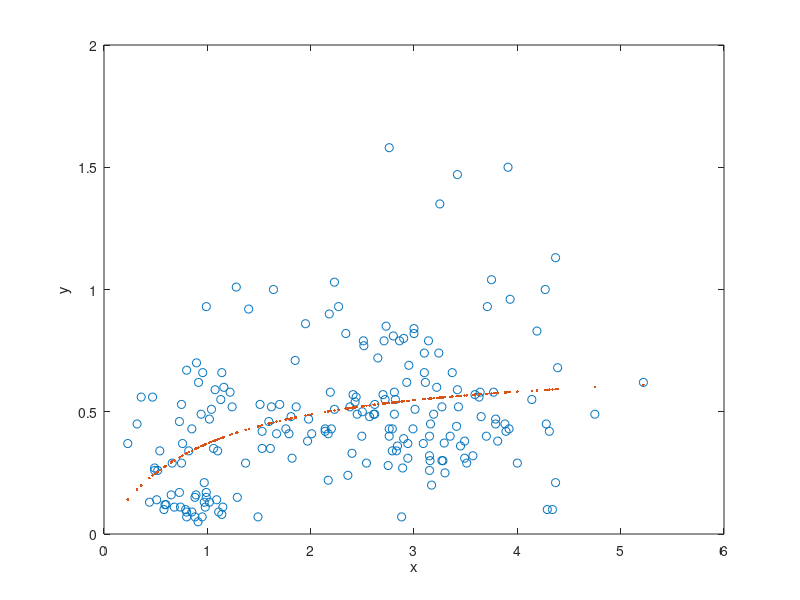
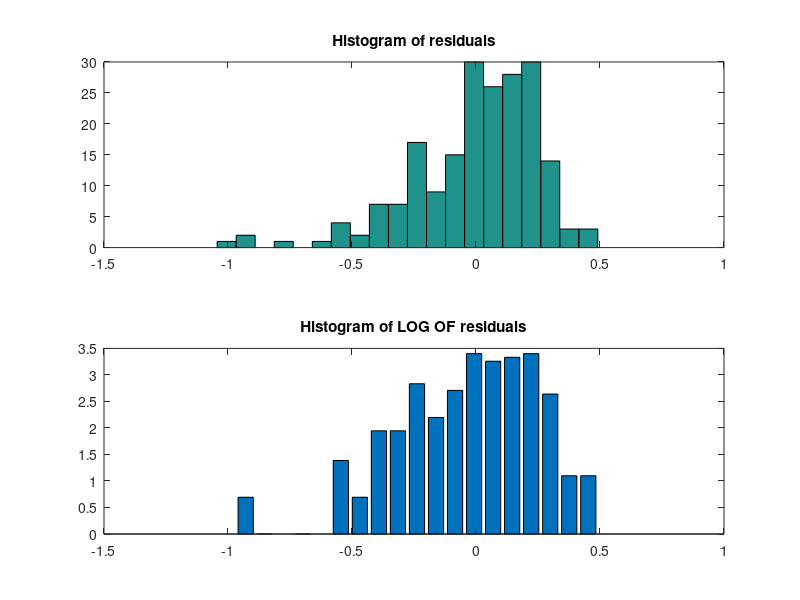

Write the MATLAB code that produced these figures, in order.
function data_fit_demo_mich_mentin

%Note this whole .m file needs to be a "dummy" function file so that
% can use nested functions below


% Looking at the residuals, we do not see guassian distributed error, which
% suggests that Sum Squared Errors is not the best choice for fitting our
% model. We 
    

load EggRatioData.dat

%this data is Y=X+randn
xlist=EggRatioData(:,1); 
ylist=EggRatioData(:,2); 

%want to fit y as a function of x:  y_list_fit = V*xlist./(K+xlist)
%sse is summed square error
V_initial_guess=1;
K_initial_guess=1;
p0=[V_initial_guess,K_initial_guess];

p_fit=fminsearch( @(p) sse_mich_mentin_fit(xlist,ylist,p) , p0)

V_fit=p_fit(1);
K_fit=p_fit(2);

%plot the data, and our fit
figure
set(gca,'FontSize',16)
plot(xlist,ylist,'o'); hold on
plot(xlist,V_fit*xlist./(K_fit+xlist),'.');
xlabel('x');ylabel('y')

residual_list=(V_fit*xlist./(K_fit+xlist))- ylist;
figure
set(gca,'FontSize',16)
subplot(211)
set(gca,'FontSize',16)
hist(residual_list,20);
title('Histogram of residuals')
subplot(212)
set(gca,'FontSize',16)
[N,H]=hist(residual_list,20);
bar(H,log(N)); hold on
title('Histogram of LOG OF residuals')


%%%%%%%%%%%%%%%%%%%%%
% define subfunctions

%---------------------------------
function f=sse_mich_mentin_fit(xlist,ylist,p)
%attempt to fit ylist to equation ylist=V*xlist/(xlist+K)
%compute summed square error

V=p(1) ; K=p(2) ;

ylist_fit=V*xlist./(K+xlist);
f=sum( (ylist_fit-ylist).^2 );